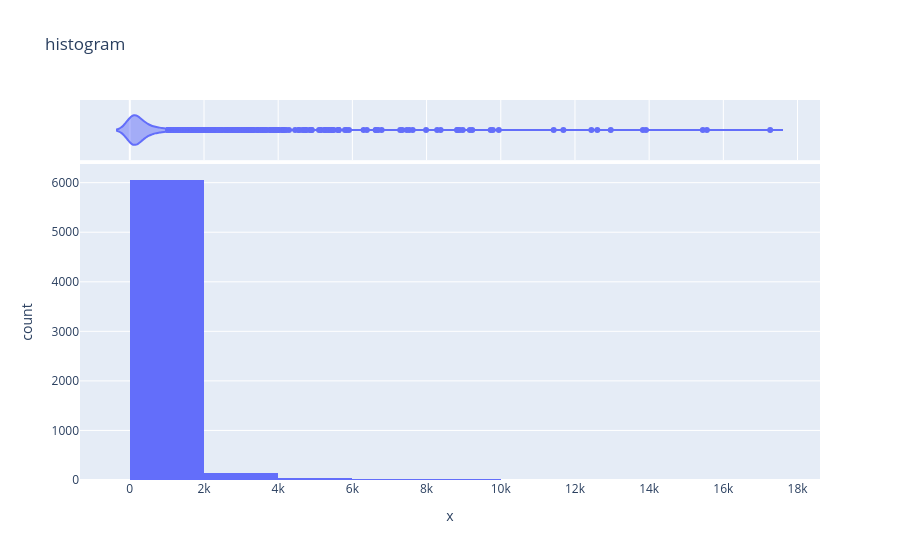

The cell this chart's notebook holds for it:
### Markdown cell above
## histogram

### Code cell
from pandas import to_numeric

age=pd.to_numeric(df.iloc[1:,9],errors="coerce").dropna()
px.histogram(x=age,nbins=10,labels={"value":"ages"},title="histogram",marginal="violin")

### Figure 1 — Plotly figure (JSON) as saved in the notebook; plotly's stock layout.template omitted (floating-point values rounded to 4 significant figures; data arrays with more than 128 entries replaced by an {"elided": "..."} marker saying what was removed)
{"data": [{"bingroup": "x", "hovertemplate": "x=%{x}<br>count=%{y}<extra></extra>", "legendgroup": "", "marker": {"color": "#636efa", "pattern": {"shape": ""}}, "name": "", "nbinsx": 10, "orientation": "v", "showlegend": false, "type": "histogram", "x": {"elided": "6263 int values"}, "xaxis": "x", "yaxis": "y"}, {"hovertemplate": "x=%{x}<extra></extra>", "legendgroup": "", "marker": {"color": "#636efa"}, "name": "", "scalegroup": "x", "showlegend": false, "type": "violin", "x": {"elided": "6263 int values"}, "xaxis": "x2", "yaxis": "y2"}], "layout": {"barmode": "relative", "legend": {"tracegroupgap": 0}, "title": {"text": "histogram"}, "xaxis": {"anchor": "y", "domain": [0, 1], "title": {"text": "x"}}, "xaxis2": {"anchor": "y2", "domain": [0, 1], "matches": "x", "showgrid": true, "showticklabels": false}, "yaxis": {"anchor": "x", "domain": [0, 0.8316], "title": {"text": "count"}}, "yaxis2": {"anchor": "x2", "domain": [0.8416, 1], "matches": "y2", "showgrid": false, "showline": false, "showticklabels": false, "ticks": ""}}}
